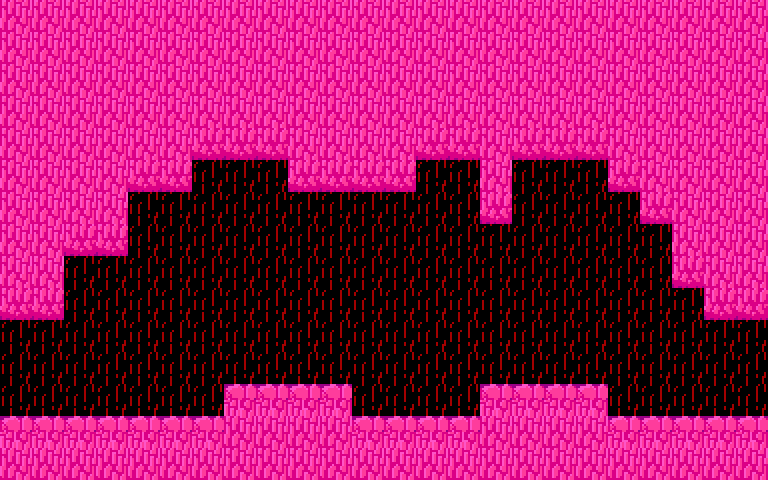

A level layout from a 2D game, rendered from its tile map. Below: a short description, then the map file with tile-grid data replaced by summaries:
An orthogonal 24x15 tile map with 32x32 px tiles, 2 tile layers (background, physics), 2 tilesets and 4 objects (2x exit, 2x spawn).

<map version="1.0" orientation="orthogonal" width="24" height="15" tilewidth="32" tileheight="32" backgroundcolor="#000000">
 <tileset firstgid="1" name="physicsTiles" tilewidth="32" tileheight="32">
  <image source="../art/physicsTiles.png" width="256" height="256" />
 </tileset>
 <tileset firstgid="65" name="tiles-new" tilewidth="32" tileheight="32">
  <image source="../../res/tileset/tiles-new.png" trans="5c94fc" width="512" height="320" />
 </tileset>
 <layer name="background" width="24" height="15">
  <data>[360 cells, 360 non-empty, 4 distinct tile ids]</data>
 </layer>
 <layer name="physics" width="24" height="15" opacity="0.61">
  <data>[360 cells, 217 non-empty, 1 distinct tile ids]</data>
 </layer>
 <objectgroup name="objects" width="24" height="15">
  <object name="overworld" type="exit" x="-16" y="300" width="53" height="131">
   <properties>
    <property name="x" value="53" />
    <property name="y" value="14" />
   </properties>
  </object>
  <object name="overworld" type="exit" x="716" y="296" width="65" height="143">
   <properties>
    <property name="x" value="60" />
    <property name="y" value="19" />
   </properties>
  </object>
  <object name="Bot" type="spawn" x="288" y="352" width="32" height="32" />
  <object name="Octorok" type="spawn" x="192" y="384" width="32" height="32" />
 </objectgroup>
</map>
